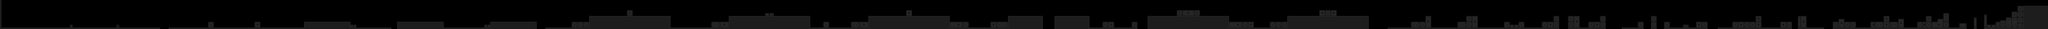

Rendered tile map (Tiled .tmx) drawn with the repository's tilesets; below, a short description and the map source with its tile grids summarised:
An orthogonal 1408x20 tile map with 32x32 px tiles, 2 tile layers (groundLayer, harmerLayer), 2 tilesets.

<map version="1.0" orientation="orthogonal" renderorder="right-down" width="1408" height="20" tilewidth="32" tileheight="32" nextobjectid="1">
 <tileset firstgid="1" name="tileset00" tilewidth="32" tileheight="32" tilecount="70" columns="5">
  <image source="../tileset00.png" trans="ff00ff" width="160" height="448" />
 </tileset>
 <tileset firstgid="71" name="tileset00" tilewidth="32" tileheight="32" tilecount="70" columns="5">
  <image source="tileset00.png" trans="ff00ff" width="160" height="448" />
 </tileset>
 <layer name="groundLayer" width="1408" height="20">
  <data>[28160 cells, 5751 non-empty, 36 distinct tile ids]</data>
 </layer>
 <layer name="harmerLayer" width="1408" height="20">
  <data>[28160 cells, 700 non-empty, 26 distinct tile ids]</data>
 </layer>
</map>